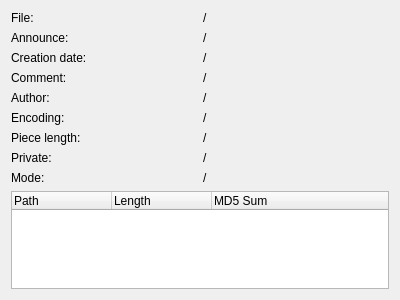
<?xml version="1.0" encoding="UTF-8"?>
<ui version="4.0">
 <class>MetaInfoWidget</class>
 <widget class="QWidget" name="MetaInfoWidget">
  <property name="geometry">
   <rect>
    <x>0</x>
    <y>0</y>
    <width>400</width>
    <height>300</height>
   </rect>
  </property>
  <property name="windowTitle">
   <string>Form</string>
  </property>
  <layout class="QGridLayout" name="gridLayout_2">
   <item row="5" column="0">
    <widget class="QLabel" name="label_9">
     <property name="text">
      <string>Author:</string>
     </property>
    </widget>
   </item>
   <item row="6" column="1">
    <widget class="QLabel" name="encoding">
     <property name="text">
      <string>/</string>
     </property>
    </widget>
   </item>
   <item row="6" column="0">
    <widget class="QLabel" name="label_11">
     <property name="text">
      <string>Encoding:</string>
     </property>
    </widget>
   </item>
   <item row="1" column="1">
    <widget class="QLabel" name="file">
     <property name="text">
      <string>/</string>
     </property>
    </widget>
   </item>
   <item row="10" column="0" colspan="2">
    <widget class="QTreeWidget" name="files">
     <column>
      <property name="text">
       <string>Path</string>
      </property>
     </column>
     <column>
      <property name="text">
       <string>Length</string>
      </property>
     </column>
     <column>
      <property name="text">
       <string>MD5 Sum</string>
      </property>
     </column>
    </widget>
   </item>
   <item row="1" column="0">
    <widget class="QLabel" name="label">
     <property name="text">
      <string>File:</string>
     </property>
    </widget>
   </item>
   <item row="2" column="1">
    <widget class="QLabel" name="announce">
     <property name="text">
      <string>/</string>
     </property>
    </widget>
   </item>
   <item row="2" column="0">
    <widget class="QLabel" name="label_3">
     <property name="text">
      <string>Announce:</string>
     </property>
    </widget>
   </item>
   <item row="4" column="1">
    <widget class="QLabel" name="comment">
     <property name="text">
      <string>/</string>
     </property>
    </widget>
   </item>
   <item row="8" column="1">
    <widget class="QLabel" name="private_2">
     <property name="text">
      <string>/</string>
     </property>
    </widget>
   </item>
   <item row="3" column="0">
    <widget class="QLabel" name="label_5">
     <property name="text">
      <string>Creation date:</string>
     </property>
    </widget>
   </item>
   <item row="5" column="1">
    <widget class="QLabel" name="author">
     <property name="text">
      <string>/</string>
     </property>
    </widget>
   </item>
   <item row="3" column="1">
    <widget class="QLabel" name="creationDate">
     <property name="text">
      <string>/</string>
     </property>
    </widget>
   </item>
   <item row="4" column="0">
    <widget class="QLabel" name="label_7">
     <property name="text">
      <string>Comment:</string>
     </property>
    </widget>
   </item>
   <item row="7" column="0">
    <widget class="QLabel" name="label_2">
     <property name="text">
      <string>Piece length:</string>
     </property>
    </widget>
   </item>
   <item row="8" column="0">
    <widget class="QLabel" name="label_4">
     <property name="text">
      <string>Private:</string>
     </property>
    </widget>
   </item>
   <item row="7" column="1">
    <widget class="QLabel" name="pieceLength">
     <property name="text">
      <string>/</string>
     </property>
    </widget>
   </item>
   <item row="9" column="0">
    <widget class="QLabel" name="label_6">
     <property name="text">
      <string>Mode:</string>
     </property>
    </widget>
   </item>
   <item row="9" column="1">
    <widget class="QLabel" name="mode">
     <property name="text">
      <string>/</string>
     </property>
    </widget>
   </item>
  </layout>
 </widget>
 <resources/>
 <connections/>
</ui>
